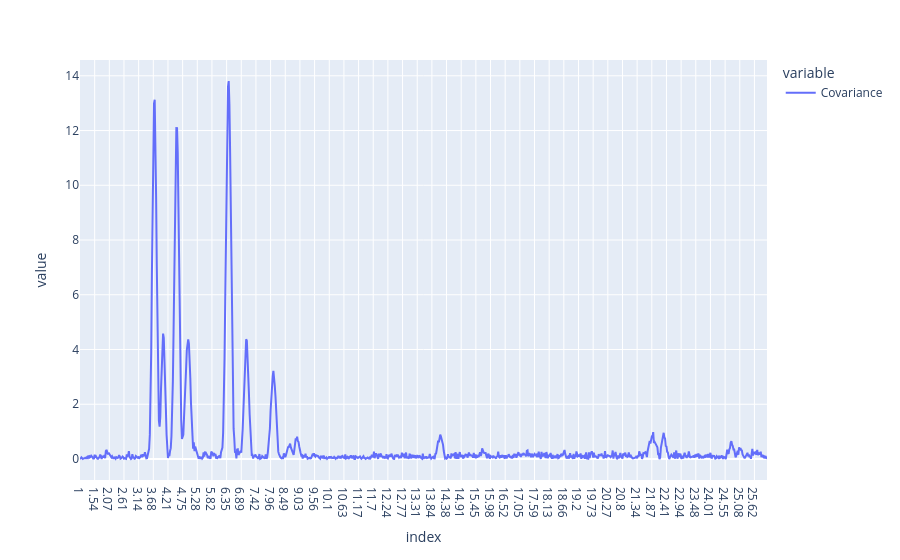

Notebook code for this chart:
### Code cell
# calculando a covariancia entre cada variável espectral e a predição do modelo SVM
cov_scores = []
y_pred = svm_model[6]['SVC'].values # using the continuous predictions from SVM, extracting as 1D array
for col in Xcalclass_prep.columns:
    x_values = Xcalclass_prep[col].values
    covariance = np.cov(x_values, y_pred)[0, 1] # covariance between x and y
    cov_scores.append(covariance)
cov_scores_df = pd.DataFrame(cov_scores, index=Xcalclass_prep.columns, columns=['Covariance'])
cov_scores_df = np.abs(cov_scores_df)
cov_scores_df.plot()

### Figure 1 — Plotly figure (JSON) as saved in the notebook; plotly's stock layout.template omitted (floating-point values rounded to 4 significant figures; data arrays with more than 128 entries replaced by an {"elided": "..."} marker saying what was removed)
{"data": [{"hovertemplate": "variable=Covariance<br>index=%{x}<br>value=%{y}<extra></extra>", "legendgroup": "Covariance", "line": {"color": "#636efa", "dash": "solid"}, "marker": {"symbol": "circle"}, "mode": "lines", "name": "Covariance", "orientation": "v", "showlegend": true, "type": "scatter", "x": {"elided": "985 str values"}, "xaxis": "x", "y": {"elided": "985 float values"}, "yaxis": "y"}], "layout": {"legend": {"title": {"text": "variable"}, "tracegroupgap": 0}, "margin": {"t": 60}, "xaxis": {"anchor": "y", "domain": [0, 1], "title": {"text": "index"}}, "yaxis": {"anchor": "x", "domain": [0, 1], "title": {"text": "value"}}}}
